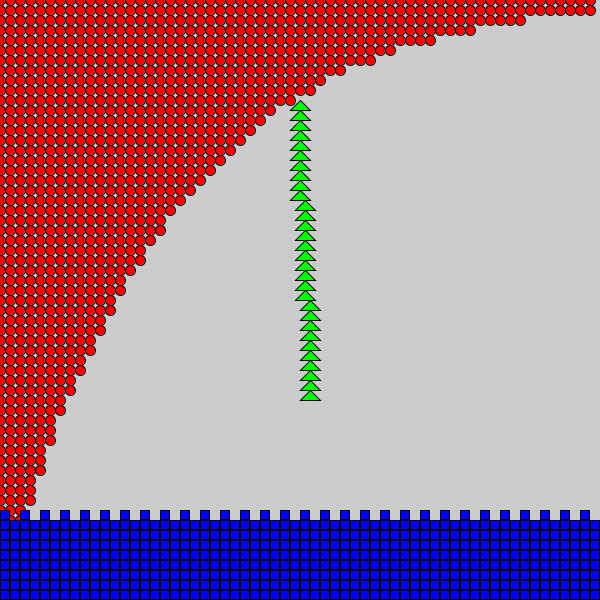
Frame 1 (no input)
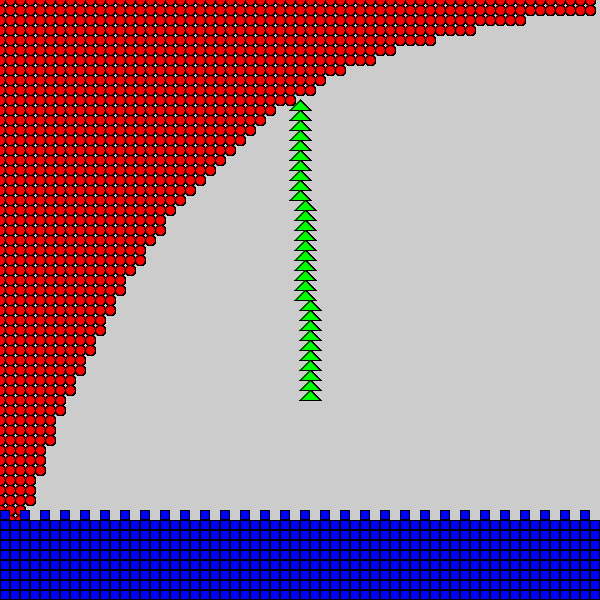
Frame 60 (the mouse pressed at the canvas centre just before this capture)
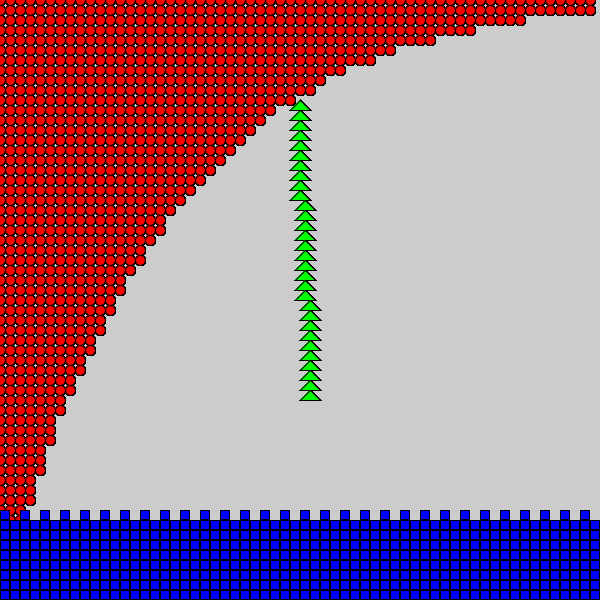
Frame 120 (the mouse held since frame 60 and released just before this capture)

The Processing sketch that drew these frames (run headless with seeded random() and noise(); from frame 60 on, the mouse is pressed at the canvas centre):

// Processing sketch: CalvinCheang_Ex3
// ── CalvinCheang_Ex3.pde
/*NOTE: This was supposed to be a combination of random grid shapes, but after
much frustration, I ended up with something that looks like a picture. I adapted to
this idea and worked off of that.
*/

void setup(){
  size (600,600);
}

void draw(){
  //This is the first pattern that forms
  //an inward slope. Looks kind of like a cliff.
  fill(255,0,0);
  int i=height;
  //nested for loop to create circles
  for(int x=0;x<width;x+=10){   //row
    for(int y=0;y<i;y+=10){  //column
      ellipse(x,y,10,10);
    }
    //this decreses the amount of circles
    //every row
    i/=1.06;
  }
  
  fill(0,255,0);
  //This is the second pattern that forms
  //a vine hanging from the bottom of the
  //cliff edge that stops midway.
  int x=300;      //starting point
  int y=100;
    for(int h=0;h<30;h+=10){  //the amt of segments of the vine
      for(int j=0;j<100;j+=10){  //the amt of triangles in each column
        triangle(x,y,x+10,y+10,x-10,y+10);
        y+=10;                  //creates a vertical line of 10 triangles
      }
      x+=5;          //moves the next segment of the vine over by 5px
  }
 
  fill(0,0,255);
  //This is the third pattern that forms
  //the water on the bottom to create waves
  for(int j=height;j>500;j-=10){
    for(int q=width;q>=0;q-=10){        //squares start from bottom right corner 
      if(q%20==0){          //on even numbered columns, the sea level is higher
      rect(q,j,9,9);
      }
    else if(q%20!=0){      //on the odd numbered columns, the sea level is lower
      rect(q,j+10,9,9);
    }
  }
  }
}
